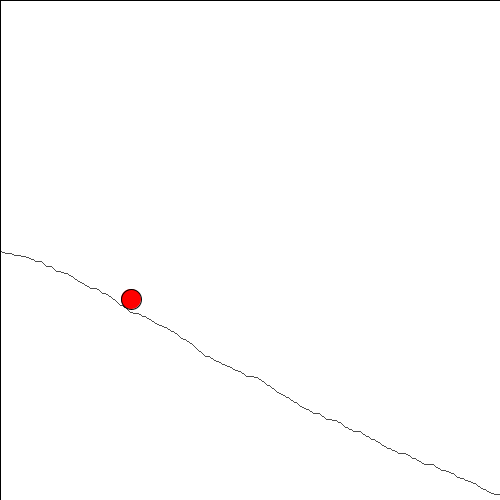
Frame 1 (no input)
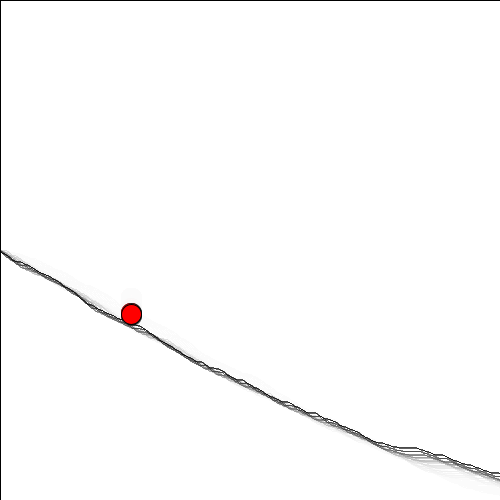
Frame 60 (the mouse pressed at the canvas centre just before this capture)
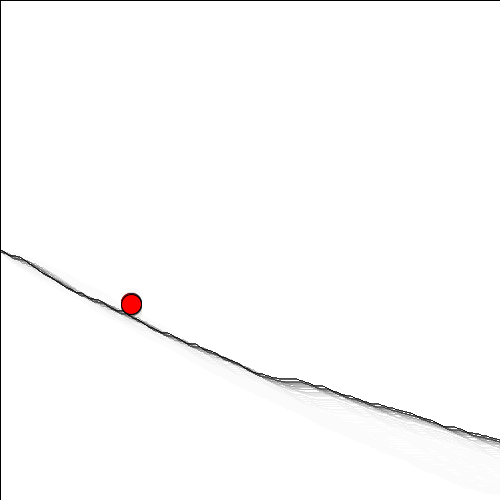
Frame 120 (the mouse held since frame 60 and released just before this capture)

The Processing sketch that drew these frames (run headless with seeded random() and noise(); from frame 60 on, the mouse is pressed at the canvas centre):

// Processing sketch: Terrain
// ── Terrain.pde
int xVal;
int yVal;
int[] rNumbers;
int yMemory;
int chickenPosY;
int chickAccum;
int chickposition;
int speed;



void setup() {
  size(500, 500);
  xVal = 0;
  yVal = height/2;
  //frameRate(25);
  background(255);
  rNumbers = new int[height];
  for (int i=0; i < height; i++) {
    rNumbers[i] = int(random(0,2));
  }
  chickposition = int(width/3.8);
  speed = 2;

}

void draw() {
  fill(255, 30);
  rect(0,0,width,height);
  terrainMove();
  terrain();
  fill(255,0,0);
  ellipse(chickposition, height/2 + chickAccum - 12 , 20, 20);
  
}

void terrain() {
  for(int i=0; i<width; i++){
    xVal = i;
    if (i == 0) {
      yVal = height/2 + yMemory;}
      else {
      yVal = yVal + rNumbers[i];
      }
    beginShape(POINTS);
    vertex(xVal, yVal);
    endShape();

  }
}

void terrainMove() {
  yMemory = rNumbers[0];
  chickAccum = 0;
  for (int i=0; i <chickposition; i++)
  {chickAccum = chickAccum + int(rNumbers[i]);}
  for (int i=0; i < (height - speed); i++) {
    rNumbers[i] = rNumbers[i+speed];
  }
  rNumbers[499] = int(random(0,2));


}
